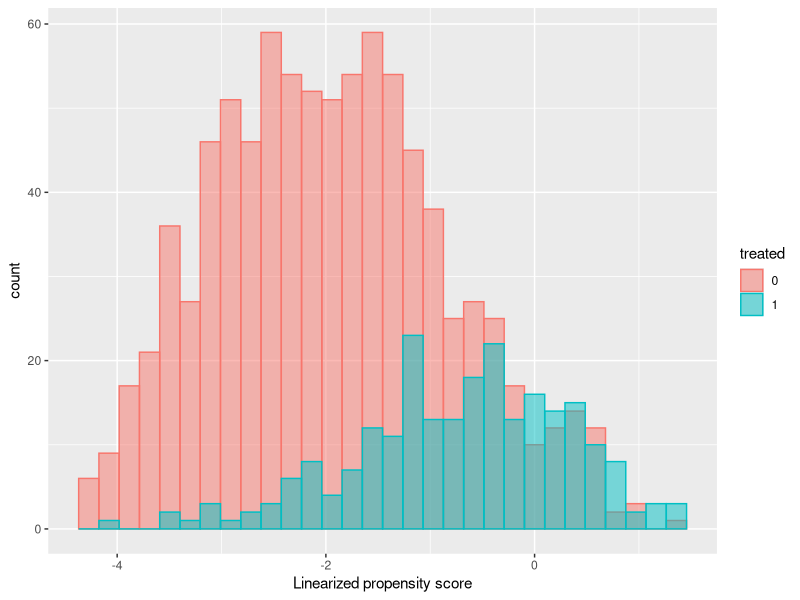
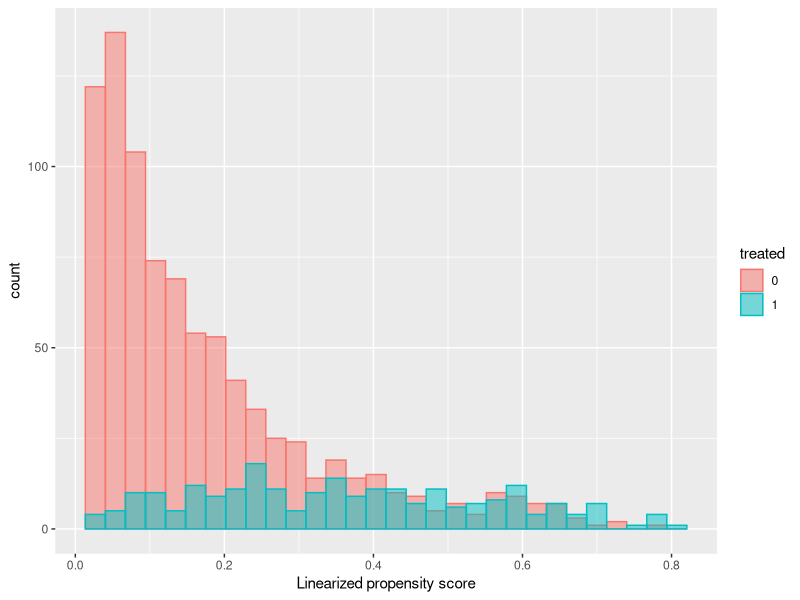
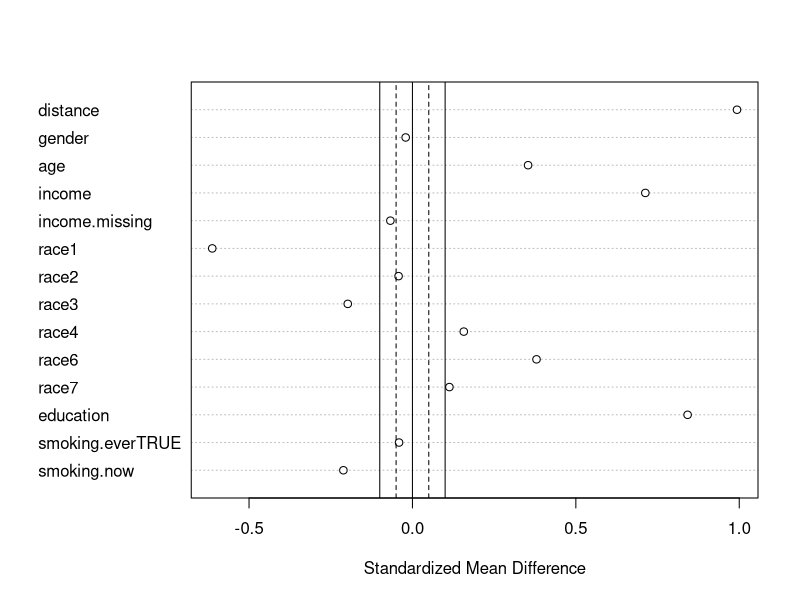
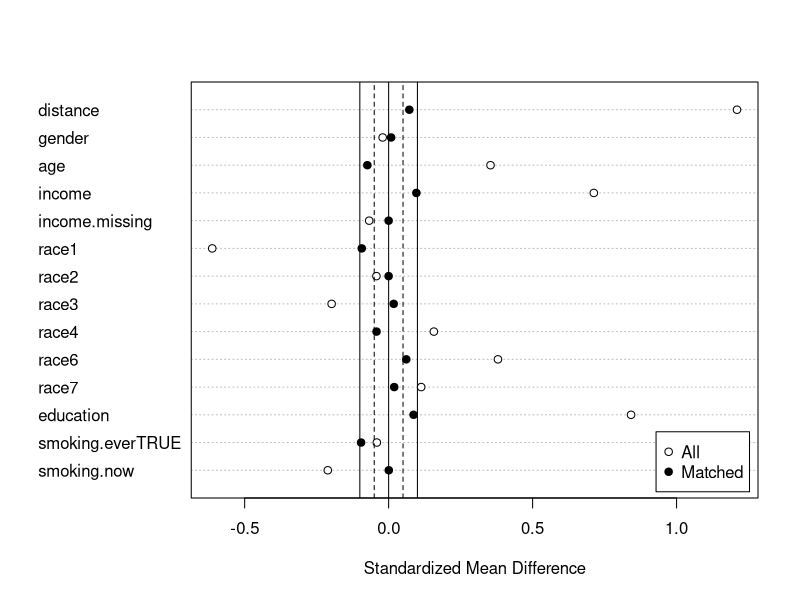

Write R code to recreate these figures, in order. (Note: this script raises an error after producing the figures.)
# Following Example 8

library(MatchIt)
library(tidyverse)
library(ggplot2)

fish <- read_csv("nhanes_fish.csv")

# Cleaning data
fish_clean <- fish %>%
  mutate(high_fish = ifelse(fish.level == "high", 1, 0)) %>%
  mutate(race = as.factor(race)) %>%
  rename(mercury = o.LBXTHG) %>%
  select(mercury, high_fish, gender, age, income, income.missing, race, education,
         smoking.ever, smoking.now)

# Propensity Score Calculation
model <- glm(high_fish ~ ., data = fish_clean[-1], family = "binomial")
eps <- predict(model, type = "response")
lps <- predict(model)

# LPS Histogram
temp.data <- data.frame(lps = lps, treated = as.factor(fish_clean$high_fish))
ggplot(temp.data, aes(x = lps, fill = treated, color = treated)) + 
  geom_histogram(alpha = 0.5, position = "identity") + 
  xlab("Linearized propensity score")

# EPS Histogram
temp.data_eps <- data.frame(eps = eps, treated = as.factor(fish_clean$high_fish))
ggplot(temp.data_eps, aes(x = eps, fill = treated, color = treated)) + 
  geom_histogram(alpha = 0.5, position = "identity") + 
  xlab("Linearized propensity score")

# Covariate Balancing Before matching
m.out0 <- matchit(high_fish ~ gender + age + income + income.missing + race +
                    education + smoking.ever + smoking.now, data = fish_clean,
                  method = NULL, distance = "glm")

summary(m.out0)
plot0 = plot(summary(m.out0), abs = F)
plot0

# Covariate Balancing after Greedy Matching
m.out1 <- matchit(high_fish ~ gender + age + income + income.missing + race +
                    education + smoking.ever + smoking.now, data = fish_clean,
                  estimand = "ATT", 
                  method = "nearest", distance = lps)
summary(m.out1)
plot1 = plot(summary(m.out1), abs = F)
plot1

matched_fish_g <- match_data(m.out1)

# Optimal Matched Covariate Balancing (in this case the result is 
# functionally equivalent to greedy)
m.out2 <- matchit(high_fish ~ gender + age + income + income.missing + race +
                    education + smoking.ever + smoking.now, data = fish_clean,
                  estimand = "ATT", 
                  method = "optimal", distance = lps)
summary(m.out2)
plot2 = plot(summary(m.out2), abs = F)
plot2

matched_fish_opt <- match_data(m.out2)





#Neyman's Approach without Regression Adjustment (Pairwise Random Exp.)
m.data <- match.data(m.out2)

tau_hat_vec <- sapply(levels(m.data$subclass), function(sc) {
  treated <- m.data$mercury[m.data$subclass == sc & m.data$high_fish == 1]
  control <- m.data$mercury[m.data$subclass == sc & m.data$high_fish == 0]
  return(treated - control)
})

tau_hat <- mean(tau_hat_vec, na.rm = T)
sd_tau_hat <- sd(tau_hat_vec)/sqrt(length(tau_hat_vec))
print(c(tau_hat, sd_tau_hat))

## 95% CI
print(c(tau_hat- 1.96 * sd_tau_hat, tau_hat + 1.96 * sd_tau_hat))



#Neyman's Approach with Regression Adjustment

## First run a linear regression on the control (remember to remove the treatment assignment variable!)

fit0 <- lm(mercury ~ gender + age + income +
             income.missing + race + education + 
             smoking.ever + smoking.now, 
           data = m.data[m.data$high_fish == 0, -c(2)])

m.data$predicted_y0 <- predict(fit0, m.data)

## Neyman's approach with regression adjustment
## First run a linear regression on the control (remember to remove the treatment assignment variable!)

tau_hat_vec_adjusted <- sapply(levels(m.data$subclass), function(sc) {
  treated <- m.data$mercury[m.data$subclass == sc & m.data$high_fish == 1]
  control <- m.data$mercury[m.data$subclass == sc & m.data$high_fish == 0]
  
  bias <- m.data$predicted_y0[m.data$subclass == sc & m.data$high_fish == 1] - 
    m.data$predicted_y0[m.data$subclass == sc & m.data$high_fish == 0]
  control.adjusted <- control + bias
  
  return(treated - control.adjusted)
})

tau_hat_adjusted <- mean(tau_hat_vec_adjusted)
sd_tau_hat_adjusted <- sd(tau_hat_vec_adjusted)/sqrt(length(tau_hat_vec_adjusted))
print(c(tau_hat_adjusted, sd_tau_hat_adjusted))

## 95% CI
print(c(tau_hat_adjusted - 1.96 * sd_tau_hat_adjusted, tau_hat_adjusted + 1.96 * sd_tau_hat_adjusted))


## Histograms of covariate distributions before and after matching

# Notice that matching greatly improves overlap
# creating a new column with appropriate labels
help <- function(df, label) {
  df2 <- df[, c("age", "income", "high_fish")]
  df2$sample <- label
  df2
}

# defining a new larger object for graphing
hist_dat <- rbind(help(fish_clean, "Original"), help(m.data, "Matched"))
hist_dat$sample <- factor(hist_dat$sample, levels = c("Original", "Matched"))
hist_dat$high_fish  <- factor(hist_dat$high_fish,
                              levels = c(0, 1),
                              labels = c("Control", "Treated"))

ggplot(hist_dat, aes(x = age, fill = high_fish)) +
  geom_histogram(position = "identity", alpha = 0.6) +
  facet_grid(sample ~ .) +
  labs(title = "Age Distributions by Different Procedures (Matching)",
       x = "age", y = "Count")

ggplot(hist_dat, aes(x = income, fill = high_fish)) +
  geom_histogram(position = "identity", alpha = 0.6) +
  facet_grid(sample ~ .) +
  labs(title = "Income Distributions by Different Procedures (Matching)",
       x = "Income", y = "Count")
